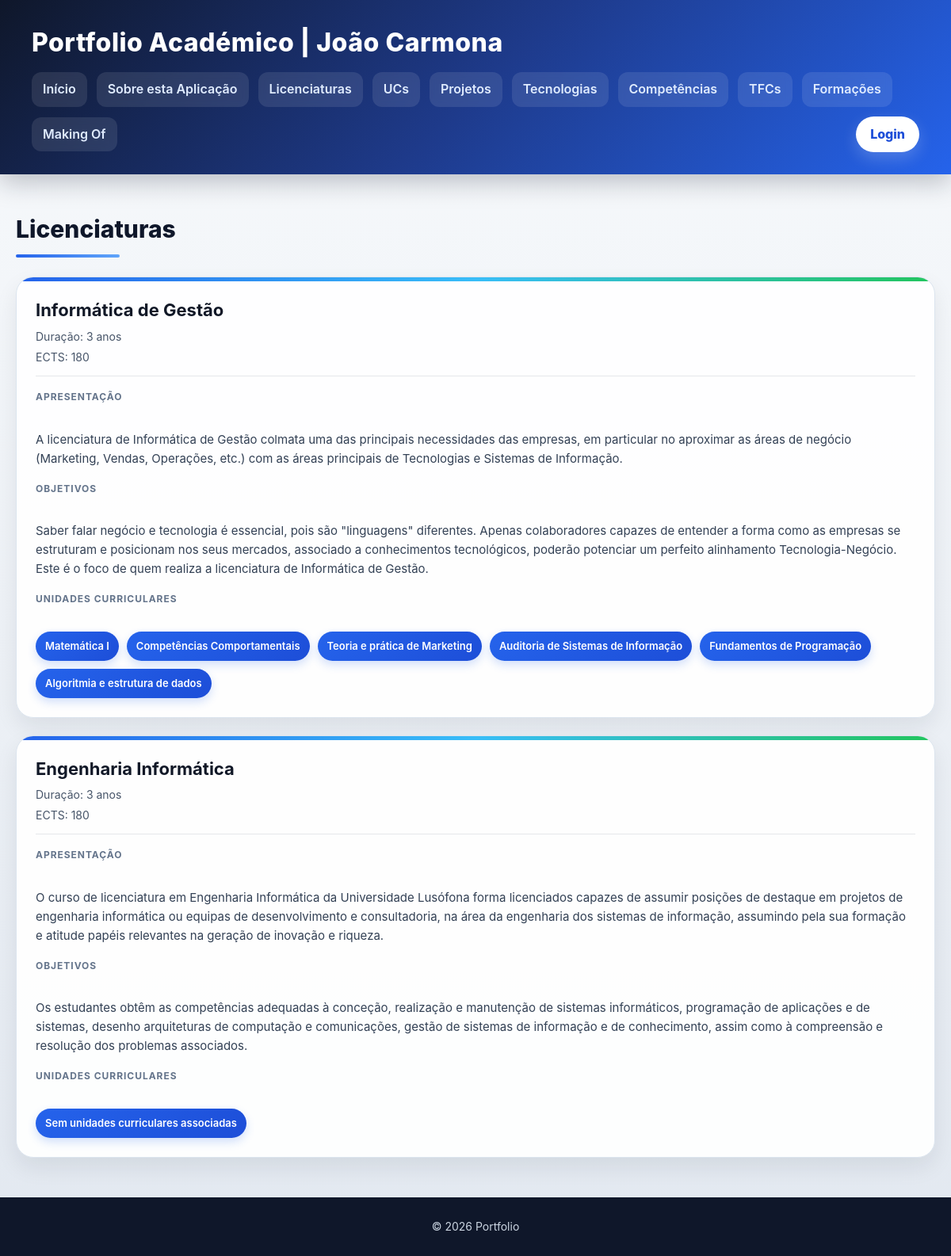
Page /portfolio/licenciaturas/ on the committed database.
### portfolio/models.py (models this page shows, shortened)
class Licenciatura(models.Model):
    nome = models.CharField(max_length=100)
    apresentacao = models.TextField(blank=True)
    objetivos = models.TextField(blank=True)
    competencias = models.TextField(blank=True)
    duracao = models.IntegerField(default=3)
    ects = models.IntegerField(default=180)

class UnidadeCurricular(models.Model):
    licenciatura = models.ForeignKey(Licenciatura,on_delete=models.CASCADE,related_name='unidades_curriculares',null=True,blank=True)
    nome = models.CharField(max_length=100)
    codigo = models.CharField(max_length=30,blank=True)
    ano = models.IntegerField(null=True,blank=True)
    semestre = models.CharField(max_length=20,blank=True)
    ects = models.IntegerField(null=True,blank=True)
    descricao = models.TextField(blank=True)
    imagem = models.ImageField(upload_to='ucs',blank=True,null=True)
    docentes = models.ManyToManyField(Docente,related_name='unidades_curriculares',blank=True)

### portfolio/views.py (the view)
# urls.py: path('licenciaturas/', views.licenciaturas_view, name='licenciaturas'),
def licenciaturas_view(request):
    licenciaturas = Licenciatura.objects.prefetch_related('unidades_curriculares').all()
    return render(request, 'portfolio/licenciaturas.html', {'licenciaturas': licenciaturas})

### portfolio/templates/portfolio/licenciaturas.html
{% extends "portfolio/base.html" %}
{% block content %}
<h2>Licenciaturas</h2>
<section>
    {% for licenciatura in licenciaturas %}
    <article>
        <header>
            <h3>{{ licenciatura.nome }}</h3>
            <p>Duração: {{ licenciatura.duracao }} anos</p>
            <p>ECTS: {{ licenciatura.ects }}</p>
        </header>
        <section>
            <h4>Apresentação</h4>
            <p>{{ licenciatura.apresentacao }}</p>
        </section>
        <section>
            <h4>Objetivos</h4>
            <p>{{ licenciatura.objetivos }}</p>
        </section>
        <section>
            <h4>Unidades Curriculares</h4>
            <ul>
                {% for uc in licenciatura.unidades_curriculares.all %}
                    <li>{{ uc.nome }}</li>
                {% empty %}
                    <li>Sem unidades curriculares associadas</li>
                {% endfor %}
            </ul>
        </section>
    </article>
    {% empty %}
    <article>
        <header><h3>Sem licenciaturas</h3></header>
    </article>
    {% endfor %}
</section>
{% endblock %}

### portfolio/static/portfolio/styles.css (style rules this page uses)
* { box-sizing: border-box; margin: 0; padding: 0; }
body { font-family: "Inter", "Segoe UI", system-ui, -apple-system, sans-serif; background: linear-gradient(180deg, #f8fafc 0%, #e2e8f0 100%); color: #0f172a; line-height: 1.6; min-height: 100vh; }
h2 { font-size: 30px; font-weight: 800; margin-bottom: 24px; color: #0f172a; position: relative; display: inline-block; }
h2::after { content: ""; display: block; width: 65%; height: 4px; background: linear-gradient(90deg, #2563eb, #60a5fa); border-radius: 999px; margin-top: 8px; }
h3 { font-size: 22px; font-weight: 700; color: #111827; }
h4 { font-size: 12px; text-transform: uppercase; letter-spacing: 0.08em; color: #64748b; margin-bottom: 10px; }
section { display: grid; gap: 22px; }
section > article { background: rgba(255, 255, 255, 0.94); border: 1px solid #dbe4ee; border-radius: 22px; padding: 24px; box-shadow: 0 12px 28px rgba(15, 23, 42, 0.08); transition: all 0.28s ease; position: relative; overflow: hidden; }
section > article::before { content: ""; position: absolute; inset: 0 0 auto 0; height: 5px; background: linear-gradient(90deg, #2563eb, #38bdf8, #22c55e); }
article > header { margin-bottom: 16px; padding-bottom: 12px; border-bottom: 1px solid #e5e7eb; }
article > header p { color: #475569; font-size: 14px; margin-top: 4px; }
article p { color: #334155; font-size: 15px; }
article > section { margin-top: 16px; }
article > section > ul { list-style: none; display: flex; flex-wrap: wrap; gap: 10px; }
article > section > ul > li { background: linear-gradient(135deg, #2563eb, #1d4ed8); color: white; padding: 8px 12px; border-radius: 999px; font-size: 13px; font-weight: 600; box-shadow: 0 5px 12px rgba(37, 99, 235, 0.20); transition: transform 0.2s ease, opacity 0.2s ease; }

### rows in the picture
Licenciatura: nome "Informática de Gestão", duracao "3", ects "180", apresentacao "A licenciatura de Informática de Gestão colmata uma das principais necessidades das empresas, em particular no aproximar as áreas de negócio (Marketing, Vendas, Operações, etc.) com as áreas principais de Tecnologias e Sistemas de Informação.", objetivos "Saber falar negócio e tecnologia é essencial, pois são \"linguagens\" diferentes. Apenas colaboradores capazes de entender a forma como as empresas se estruturam e posicionam nos seus mercados, associado a conhecimentos tecnológicos, poderão potenciar um perfeito alinhamento Tecnologia-Negócio. Este é o foco de quem realiza a licenciatura de Informática de Gestão."
UnidadeCurricular: nome "Matemática I"
UnidadeCurricular: nome "Competências Comportamentais"
UnidadeCurricular: nome "Teoria e prática de Marketing"
UnidadeCurricular: nome "Auditoria de Sistemas de Informação"
UnidadeCurricular: nome "Fundamentos de Programação"
UnidadeCurricular: nome "Algoritmia e estrutura de dados"
Licenciatura: nome "Engenharia Informática", duracao "3", ects "180", apresentacao "O curso de licenciatura em Engenharia Informática da Universidade Lusófona forma licenciados capazes de assumir posições de destaque em projetos de engenharia informática ou equipas de desenvolvimento e consultadoria, na área da engenharia dos sistemas de informação, assumindo pela sua formação e atitude papéis relevantes na geração de inovação e riqueza.", objetivos "Os estudantes obtêm as competências adequadas à conceção, realização e manutenção de sistemas informáticos, programação de aplicações e de sistemas, desenho arquiteturas de computação e comunicações, gestão de sistemas de informação e de conhecimento, assim como à compreensão e resolução dos problemas associados."
